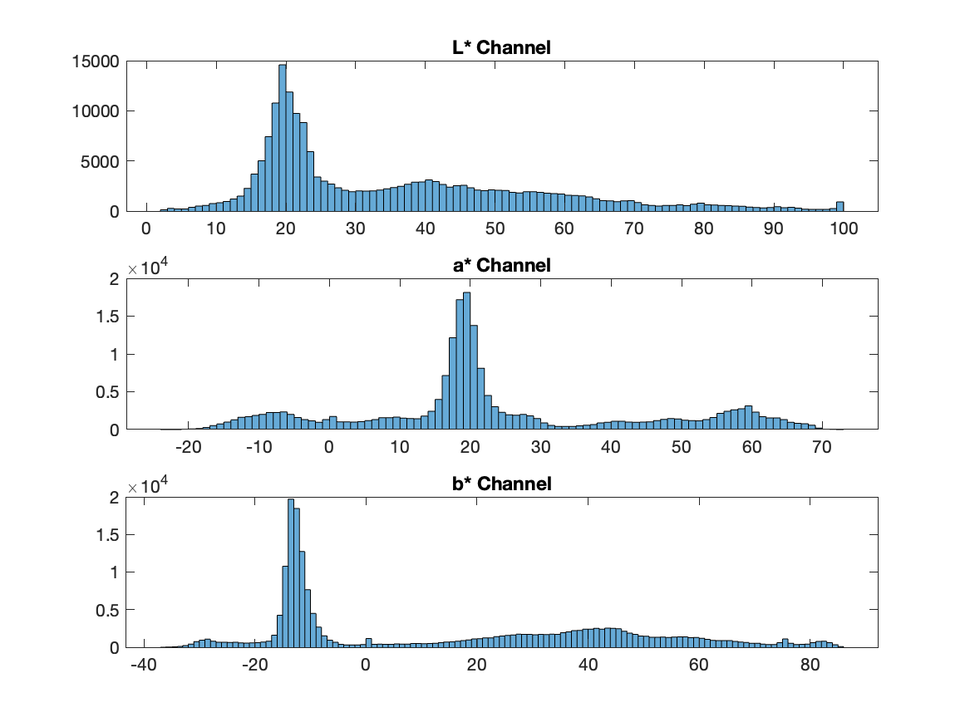
%> input picture Assignment 2/src/1.experiments_with_color_spaces/peppers_histograms.png, 970 x 727 px, shrunk from 1167 x 875 before the run
$ octave --eval "script1('peppers_histograms.png');"   (GNU Octave 9; MATLAB toolbox functions it lacks are replaced by stand-ins)
%> lines starting %> are read from the running program, lines starting %| are printed output that depends on the picture
function script1(filepath)
%> called with filepath = 'peppers_histograms.png'
    % 1) Import an image in bitmap format (RGB color space) and display this image on the screen
    imageRGB = imread(filepath); % Import the image
%> imageRGB is the input picture: size 727x970x3 uint8; mean R, G, B 243.2, 245.8, 247.6
    % Display RGB image with all the components
    figure('Name', 'RGB image', 'NumberTitle', 'off');
    imshow(imageRGB); % display HSV image
    title('The image is in RGB');

    title('Displayed Image'); % Add a title to the figure window

    % Check if the image is in grayscale (single channel) or if the image is RGB
    if size(imageRGB, 3) == 1
        % Image is in grayscale
        imshow(imageRGB);
        title('The image is in grayscale');
    else
        % Image is in RGB scale
        imshow(imageRGB); % display original image
        title('The image is in RGB');

        % Separate each RGB component into a different matrix and display each one of them on the screen
        R = imageRGB(:, :, 1); % Red channel
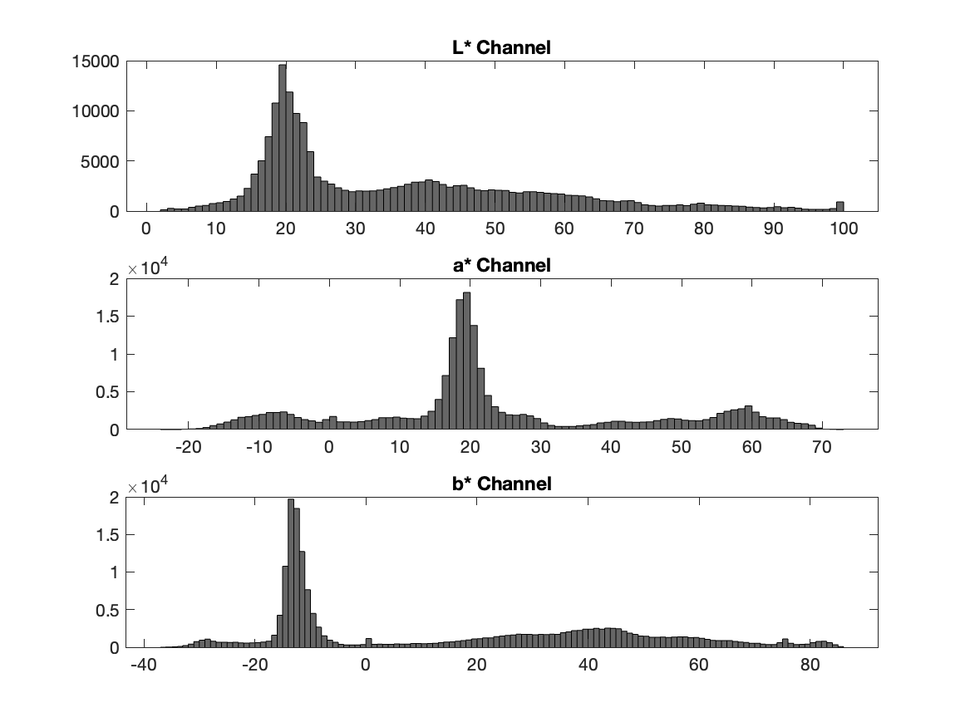
%> R: size 727x970 uint8; min 0, max 255, mean 243.2
        G = imageRGB(:, :, 2); % Green channel
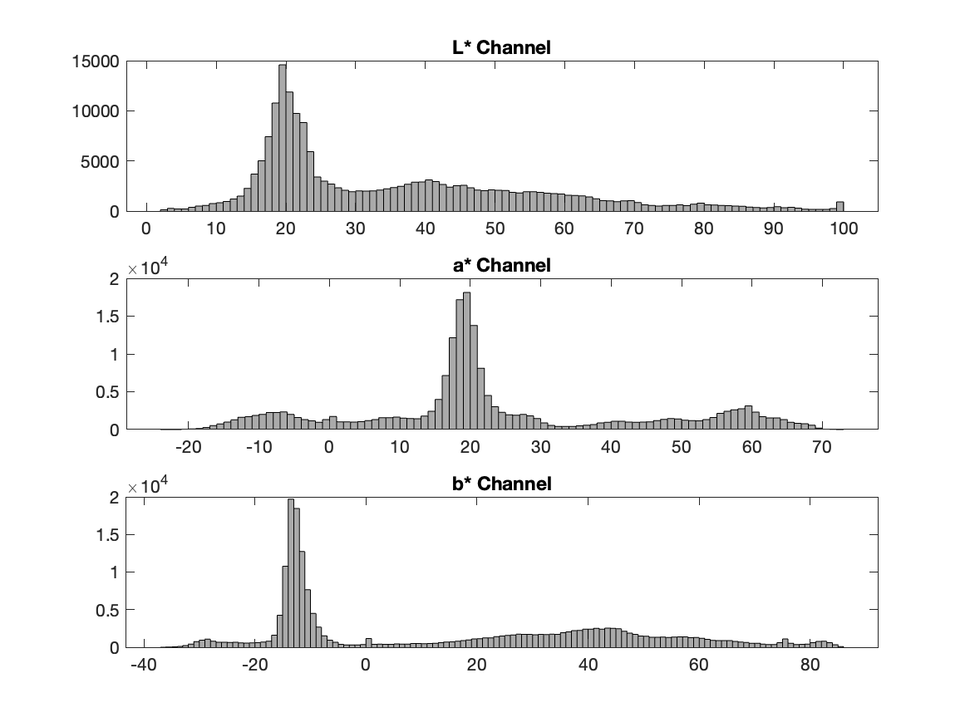
%> G: size 727x970 uint8; min 0, max 255, mean 245.8
        B = imageRGB(:, :, 3); % Blue channel
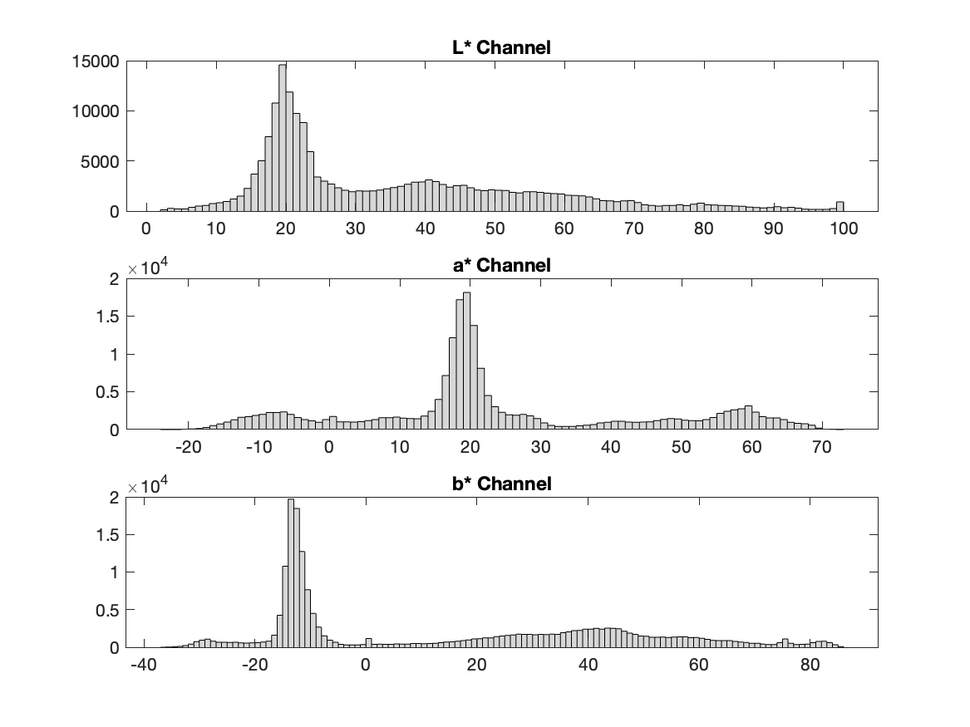
%> B: size 727x970 uint8; min 0, max 255, mean 247.6

        figure('Name', 'RGB image', 'NumberTitle', 'off');
        subplot(2,3,2),imshow(imageRGB); title('original image');
        subplot(2,3,4),imshow(R); title('componente R (RGB)');
        subplot(2,3,5),imshow(G); title('componente G (RGB)');
        subplot(2,3,6),imshow(B); title('componente B (RGB)');

        pause; % Wait for the user to press any key to continue

        % 3) Convert the image to HSV color space and display that image on the screen

        imageHSV = rgb2hsv(imageRGB);
%> imageHSV: size 727x970x3 double; mean H, S, V 0.0277, 0.0244, 0.971

        % Display HSV image with all the components
        figure('Name', 'HSV image', 'NumberTitle', 'off');
        imshow(imageHSV); % display HSV image
        title('The image is in HSV');

        H = imageHSV(:, :, 1); % Hue channel
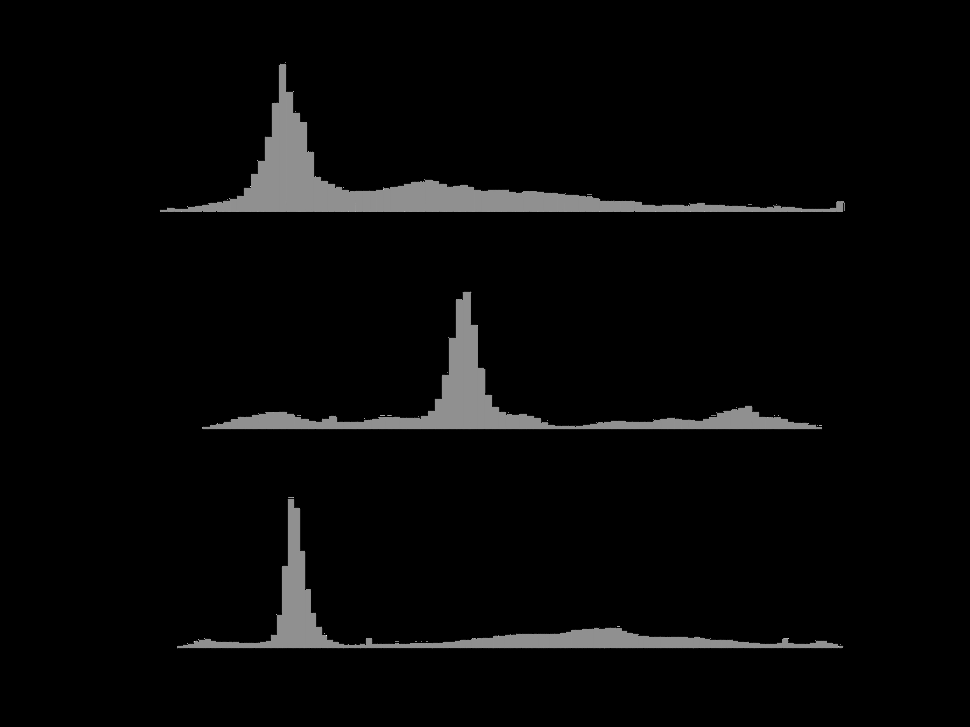
%> H: size 727x970 double; min 0, max 0.944, mean 0.0277
        S = imageHSV(:, :, 2); % Saturation channel
        V = imageHSV(:, :, 3); % Value channel

        figure('Name', 'HSV image separated by each component', 'NumberTitle', 'off');
        title('HSV image separated by each component');
        subplot(2,3,2),imshow(imageRGB); title('original image');
        subplot(2,3,4),imshow(H); title('componente H (HSV)');
        subplot(2,3,5),imshow(S); title('componente S (HSV)');
        subplot(2,3,6),imshow(V); title('componente V (HSV)');

    end
